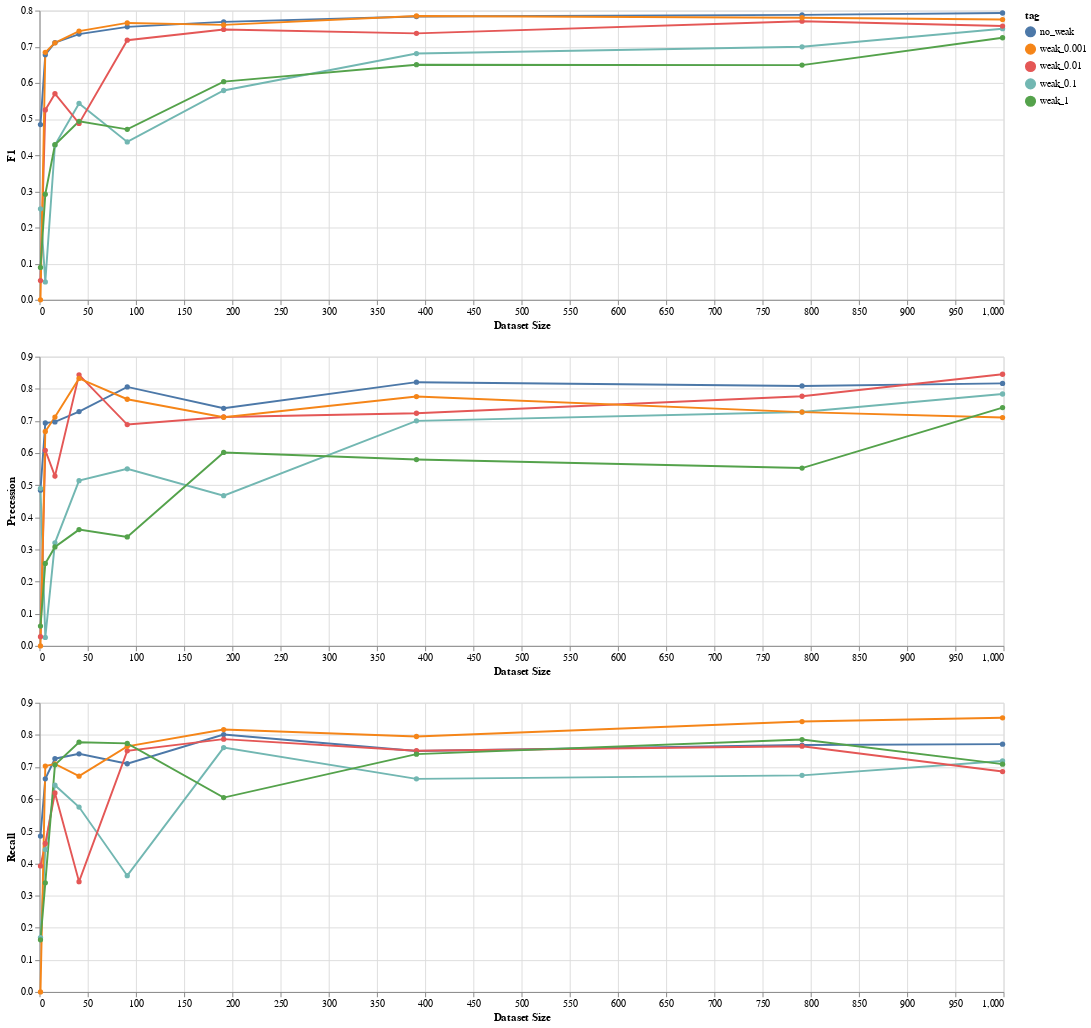

Notebook cell for this chart:
### Code cell
METRIC='F1'

def metric_graph(data_frame: pd.DataFrame, metric: str) -> alt.Chart:
    return alt.Chart(data_frame).mark_line(point=True).encode(
        x=alt.X('step', title='Dataset Size'),
        y=alt.Y('metric_val', title=metric),
        color='tag',
    ).transform_filter(alt.datum.metric_name == metric).properties(width=1000)

res = [metric_graph(data_frame, metric) for metric in METRICS.values()]
res[0] & res[1] & res[2]

### Figure 1 — Vega-Lite specification as saved in the notebook (floating-point values rounded to 4 significant figures; data arrays with more than 128 entries replaced by an {"elided": "..."} marker saying what was removed)
{"$schema": "https://vega.github.io/schema/vega-lite/v2.6.0.json", "config": {"view": {"height": 300, "width": 400}}, "datasets": {"data-cb478328e7668f33d854f5fe6db8b66b": {"elided": "135 records"}}, "vconcat": [{"data": {"name": "data-cb478328e7668f33d854f5fe6db8b66b"}, "encoding": {"color": {"field": "tag", "type": "nominal"}, "x": {"field": "step", "title": "Dataset Size", "type": "quantitative"}, "y": {"field": "metric_val", "title": "F1", "type": "quantitative"}}, "mark": {"point": true, "type": "line"}, "transform": [{"filter": "(datum.metric_name === 'F1')"}], "width": 1000}, {"data": {"name": "data-cb478328e7668f33d854f5fe6db8b66b"}, "encoding": {"color": {"field": "tag", "type": "nominal"}, "x": {"field": "step", "title": "Dataset Size", "type": "quantitative"}, "y": {"field": "metric_val", "title": "Precession", "type": "quantitative"}}, "mark": {"point": true, "type": "line"}, "transform": [{"filter": "(datum.metric_name === 'Precession')"}], "width": 1000}, {"data": {"name": "data-cb478328e7668f33d854f5fe6db8b66b"}, "encoding": {"color": {"field": "tag", "type": "nominal"}, "x": {"field": "step", "title": "Dataset Size", "type": "quantitative"}, "y": {"field": "metric_val", "title": "Recall", "type": "quantitative"}}, "mark": {"point": true, "type": "line"}, "transform": [{"filter": "(datum.metric_name === 'Recall')"}], "width": 1000}]}
